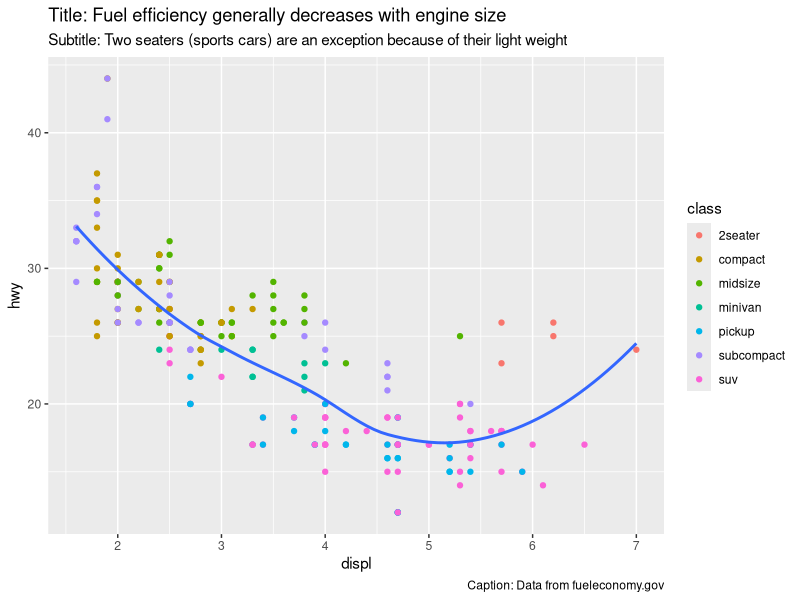
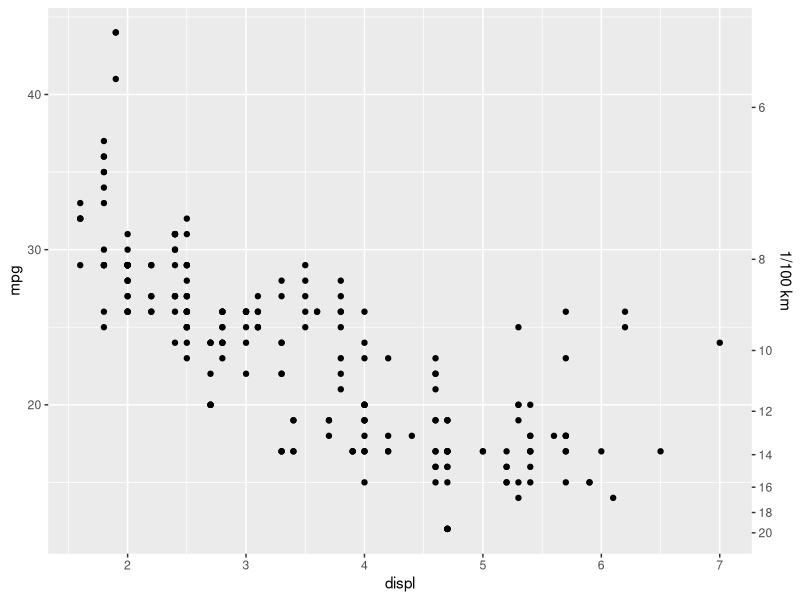

These charts were generated, in order, by the following R code:
library("ggplot2")

#Example 1 - Labelling plots with the labs() function

p = ggplot(mpg, aes(displ, hwy))+
  geom_point(aes(color = class))+
  geom_smooth(se = FALSE, method = "loess")+
  labs(
    title = "Title: Fuel efficiency generally decreases with engine size",
    subtitle = "Subtitle: Two seaters (sports cars) are an exception because of their light weight",
    caption = "Caption: Data from fueleconomy.gov"
  )

p

#Example 2 - Secondary Axis

p = ggplot (mpg, aes(displ, hwy)) +
  geom_point() +
  scale_y_continuous(
    "mpg",
    sec.axis = sec_axis(
      ~ 235 / .,
      name = "1/100 km",
      breaks=seq(2,20, by = 2)
    )
  )

p
